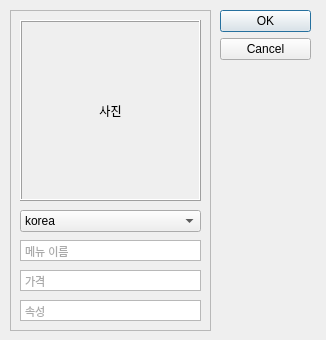
<?xml version="1.0" encoding="UTF-8"?>
<ui version="4.0">
 <class>Dialog</class>
 <widget class="QDialog" name="Dialog">
  <property name="geometry">
   <rect>
    <x>0</x>
    <y>0</y>
    <width>326</width>
    <height>340</height>
   </rect>
  </property>
  <property name="windowTitle">
   <string>Dialog</string>
  </property>
  <widget class="QDialogButtonBox" name="buttonBox">
   <property name="geometry">
    <rect>
     <x>220</x>
     <y>10</y>
     <width>91</width>
     <height>321</height>
    </rect>
   </property>
   <property name="orientation">
    <enum>Qt::Vertical</enum>
   </property>
   <property name="standardButtons">
    <set>QDialogButtonBox::Cancel|QDialogButtonBox::Ok</set>
   </property>
  </widget>
  <widget class="QFrame" name="frame">
   <property name="geometry">
    <rect>
     <x>10</x>
     <y>10</y>
     <width>201</width>
     <height>321</height>
    </rect>
   </property>
   <property name="frameShape">
    <enum>QFrame::StyledPanel</enum>
   </property>
   <property name="frameShadow">
    <enum>QFrame::Raised</enum>
   </property>
   <widget class="QLabel" name="label">
    <property name="geometry">
     <rect>
      <x>10</x>
      <y>10</y>
      <width>181</width>
      <height>181</height>
     </rect>
    </property>
    <property name="frameShape">
     <enum>QFrame::Box</enum>
    </property>
    <property name="frameShadow">
     <enum>QFrame::Raised</enum>
    </property>
    <property name="text">
     <string>사진</string>
    </property>
    <property name="alignment">
     <set>Qt::AlignCenter</set>
    </property>
   </widget>
   <widget class="QComboBox" name="comboBox">
    <property name="geometry">
     <rect>
      <x>10</x>
      <y>200</y>
      <width>181</width>
      <height>22</height>
     </rect>
    </property>
    <item>
     <property name="text">
      <string>korea</string>
     </property>
    </item>
    <item>
     <property name="text">
      <string>china</string>
     </property>
    </item>
    <item>
     <property name="text">
      <string>japan</string>
     </property>
    </item>
    <item>
     <property name="text">
      <string>other</string>
     </property>
    </item>
   </widget>
   <widget class="QTextEdit" name="textEdit">
    <property name="geometry">
     <rect>
      <x>10</x>
      <y>230</y>
      <width>181</width>
      <height>21</height>
     </rect>
    </property>
    <property name="font">
     <font>
      <pointsize>8</pointsize>
     </font>
    </property>
    <property name="verticalScrollBarPolicy">
     <enum>Qt::ScrollBarAlwaysOff</enum>
    </property>
    <property name="html">
     <string>&lt;!DOCTYPE HTML PUBLIC &quot;-//W3C//DTD HTML 4.0//EN&quot; &quot;http://www.w3.org/TR/REC-html40/strict.dtd&quot;&gt;
&lt;html&gt;&lt;head&gt;&lt;meta name=&quot;qrichtext&quot; content=&quot;1&quot; /&gt;&lt;style type=&quot;text/css&quot;&gt;
p, li { white-space: pre-wrap; }
&lt;/style&gt;&lt;/head&gt;&lt;body style=&quot; font-family:'Gulim'; font-size:8pt; font-weight:400; font-style:normal;&quot;&gt;
&lt;p style=&quot; margin-top:0px; margin-bottom:0px; margin-left:0px; margin-right:0px; -qt-block-indent:0; text-indent:0px;&quot;&gt;&lt;span style=&quot; color:#aaaaaa;&quot;&gt;메뉴 이름&lt;/span&gt;&lt;/p&gt;&lt;/body&gt;&lt;/html&gt;</string>
    </property>
   </widget>
   <widget class="QTextEdit" name="textEdit_2">
    <property name="geometry">
     <rect>
      <x>10</x>
      <y>260</y>
      <width>181</width>
      <height>21</height>
     </rect>
    </property>
    <property name="font">
     <font>
      <pointsize>8</pointsize>
     </font>
    </property>
    <property name="verticalScrollBarPolicy">
     <enum>Qt::ScrollBarAlwaysOff</enum>
    </property>
    <property name="html">
     <string>&lt;!DOCTYPE HTML PUBLIC &quot;-//W3C//DTD HTML 4.0//EN&quot; &quot;http://www.w3.org/TR/REC-html40/strict.dtd&quot;&gt;
&lt;html&gt;&lt;head&gt;&lt;meta name=&quot;qrichtext&quot; content=&quot;1&quot; /&gt;&lt;style type=&quot;text/css&quot;&gt;
p, li { white-space: pre-wrap; }
&lt;/style&gt;&lt;/head&gt;&lt;body style=&quot; font-family:'Gulim'; font-size:8pt; font-weight:400; font-style:normal;&quot;&gt;
&lt;p style=&quot; margin-top:0px; margin-bottom:0px; margin-left:0px; margin-right:0px; -qt-block-indent:0; text-indent:0px;&quot;&gt;&lt;span style=&quot; color:#aaaaaa;&quot;&gt;가격&lt;/span&gt;&lt;/p&gt;&lt;/body&gt;&lt;/html&gt;</string>
    </property>
   </widget>
   <widget class="QTextEdit" name="textEdit_3">
    <property name="geometry">
     <rect>
      <x>10</x>
      <y>290</y>
      <width>181</width>
      <height>21</height>
     </rect>
    </property>
    <property name="font">
     <font>
      <pointsize>8</pointsize>
     </font>
    </property>
    <property name="verticalScrollBarPolicy">
     <enum>Qt::ScrollBarAlwaysOff</enum>
    </property>
    <property name="html">
     <string>&lt;!DOCTYPE HTML PUBLIC &quot;-//W3C//DTD HTML 4.0//EN&quot; &quot;http://www.w3.org/TR/REC-html40/strict.dtd&quot;&gt;
&lt;html&gt;&lt;head&gt;&lt;meta name=&quot;qrichtext&quot; content=&quot;1&quot; /&gt;&lt;style type=&quot;text/css&quot;&gt;
p, li { white-space: pre-wrap; }
&lt;/style&gt;&lt;/head&gt;&lt;body style=&quot; font-family:'Gulim'; font-size:8pt; font-weight:400; font-style:normal;&quot;&gt;
&lt;p style=&quot; margin-top:0px; margin-bottom:0px; margin-left:0px; margin-right:0px; -qt-block-indent:0; text-indent:0px;&quot;&gt;&lt;span style=&quot; color:#aaaaaa;&quot;&gt;속성&lt;/span&gt;&lt;/p&gt;&lt;/body&gt;&lt;/html&gt;</string>
    </property>
   </widget>
  </widget>
 </widget>
 <resources/>
 <connections>
  <connection>
   <sender>buttonBox</sender>
   <signal>accepted()</signal>
   <receiver>Dialog</receiver>
   <slot>accept()</slot>
   <hints>
    <hint type="sourcelabel">
     <x>248</x>
     <y>254</y>
    </hint>
    <hint type="destinationlabel">
     <x>157</x>
     <y>274</y>
    </hint>
   </hints>
  </connection>
  <connection>
   <sender>buttonBox</sender>
   <signal>rejected()</signal>
   <receiver>Dialog</receiver>
   <slot>reject()</slot>
   <hints>
    <hint type="sourcelabel">
     <x>316</x>
     <y>260</y>
    </hint>
    <hint type="destinationlabel">
     <x>286</x>
     <y>274</y>
    </hint>
   </hints>
  </connection>
 </connections>
</ui>
